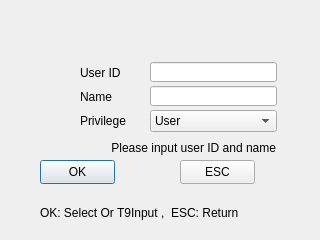
<ui version="4.0" >
 <class>InputUserIDName</class>
 <widget class="QDialog" name="InputUserIDName" >
  <property name="geometry" >
   <rect>
    <x>0</x>
    <y>0</y>
    <width>320</width>
    <height>240</height>
   </rect>
  </property>
  <property name="windowTitle" >
   <string>Dialog</string>
  </property>
  <widget class="QLabel" name="lblBackground" >
   <property name="geometry" >
    <rect>
     <x>20</x>
     <y>50</y>
     <width>270</width>
     <height>141</height>
    </rect>
   </property>
   <property name="text" >
    <string/>
   </property>
   <property name="pixmap" >
    <pixmap resource="../sb3000.qrc" >:/images/res/bg-inputbox.png</pixmap>
   </property>
   <property name="scaledContents" >
    <bool>true</bool>
   </property>
  </widget>
  <widget class="QLabel" name="lblIcon" >
   <property name="geometry" >
    <rect>
     <x>30</x>
     <y>70</y>
     <width>40</width>
     <height>40</height>
    </rect>
   </property>
   <property name="text" >
    <string/>
   </property>
   <property name="pixmap" >
    <pixmap resource="../sb3000.qrc" >:/images/res/input-userid.png</pixmap>
   </property>
   <property name="scaledContents" >
    <bool>true</bool>
   </property>
  </widget>
  <widget class="QLabel" name="lblID" >
   <property name="geometry" >
    <rect>
     <x>80</x>
     <y>62</y>
     <width>61</width>
     <height>21</height>
    </rect>
   </property>
   <property name="text" >
    <string>User ID</string>
   </property>
  </widget>
  <widget class="QLineEdit" name="txtID" >
   <property name="geometry" >
    <rect>
     <x>150</x>
     <y>62</y>
     <width>127</width>
     <height>20</height>
    </rect>
   </property>
   <property name="maxLength" >
    <number>9</number>
   </property>
  </widget>
  <widget class="QLabel" name="lblStatus" >
   <property name="geometry" >
    <rect>
     <x>55</x>
     <y>137</y>
     <width>221</width>
     <height>21</height>
    </rect>
   </property>
   <property name="text" >
    <string>Please input user ID and name</string>
   </property>
   <property name="alignment" >
    <set>Qt::AlignRight|Qt::AlignTrailing|Qt::AlignVCenter</set>
   </property>
  </widget>
  <widget class="QPushButton" name="btnOK" >
   <property name="geometry" >
    <rect>
     <x>40</x>
     <y>160</y>
     <width>75</width>
     <height>24</height>
    </rect>
   </property>
   <property name="text" >
    <string>OK</string>
   </property>
  </widget>
  <widget class="QPushButton" name="btnESC" >
   <property name="geometry" >
    <rect>
     <x>180</x>
     <y>160</y>
     <width>75</width>
     <height>24</height>
    </rect>
   </property>
   <property name="text" >
    <string>ESC</string>
   </property>
  </widget>
  <widget class="QLabel" name="lblName" >
   <property name="geometry" >
    <rect>
     <x>80</x>
     <y>86</y>
     <width>61</width>
     <height>21</height>
    </rect>
   </property>
   <property name="text" >
    <string>Name</string>
   </property>
  </widget>
  <widget class="QLineEdit" name="txtName" >
   <property name="geometry" >
    <rect>
     <x>150</x>
     <y>86</y>
     <width>127</width>
     <height>20</height>
    </rect>
   </property>
   <property name="maxLength" >
    <number>8</number>
   </property>
  </widget>
  <widget class="QLabel" name="lblPrivilege" >
   <property name="geometry" >
    <rect>
     <x>80</x>
     <y>110</y>
     <width>61</width>
     <height>21</height>
    </rect>
   </property>
   <property name="text" >
    <string>Privilege</string>
   </property>
  </widget>
  <widget class="QComboBox" name="comboLevel" >
   <property name="geometry" >
    <rect>
     <x>150</x>
     <y>110</y>
     <width>127</width>
     <height>22</height>
    </rect>
   </property>
   <property name="currentIndex" >
    <number>0</number>
   </property>
   <item>
    <property name="text" >
     <string>User</string>
    </property>
   </item>
   <item>
    <property name="text" >
     <string>Manager</string>
    </property>
   </item>
   <item>
    <property name="text" >
     <string>SManager</string>
    </property>
   </item>
  </widget>
  <widget class="QLabel" name="lblStatusbar" >
   <property name="geometry" >
    <rect>
     <x>0</x>
     <y>200</y>
     <width>320</width>
     <height>40</height>
    </rect>
   </property>
   <property name="text" >
    <string/>
   </property>
  </widget>
  <widget class="QLabel" name="label" >
   <property name="geometry" >
    <rect>
     <x>0</x>
     <y>200</y>
     <width>320</width>
     <height>40</height>
    </rect>
   </property>
   <property name="text" >
    <string/>
   </property>
   <property name="pixmap" >
    <pixmap resource="../sb3000.qrc" >:/images/res/bottom.png</pixmap>
   </property>
   <property name="scaledContents" >
    <bool>true</bool>
   </property>
  </widget>
  <widget class="QLabel" name="lblStatusText" >
   <property name="geometry" >
    <rect>
     <x>40</x>
     <y>200</y>
     <width>270</width>
     <height>25</height>
    </rect>
   </property>
   <property name="text" >
    <string>OK: Select Or T9Input ,  ESC: Return </string>
   </property>
  </widget>
  <widget class="QLabel" name="lblStatusIcon" >
   <property name="geometry" >
    <rect>
     <x>20</x>
     <y>205</y>
     <width>16</width>
     <height>16</height>
    </rect>
   </property>
   <property name="text" >
    <string/>
   </property>
   <property name="pixmap" >
    <pixmap resource="../sb3000.qrc" >:/images/res/icon-help.png</pixmap>
   </property>
  </widget>
 </widget>
 <tabstops>
  <tabstop>txtID</tabstop>
  <tabstop>txtName</tabstop>
  <tabstop>comboLevel</tabstop>
  <tabstop>btnOK</tabstop>
  <tabstop>btnESC</tabstop>
 </tabstops>
 <resources>
  <include location="../sb3000.qrc" />
 </resources>
 <connections/>
</ui>
